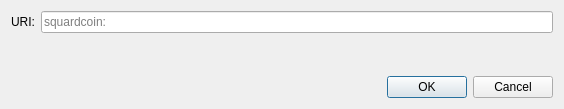
<?xml version="1.0" encoding="UTF-8"?>
<ui version="4.0">
 <class>OpenURIDialog</class>
 <widget class="QDialog" name="OpenURIDialog">
  <property name="geometry">
   <rect>
    <x>0</x>
    <y>0</y>
    <width>564</width>
    <height>109</height>
   </rect>
  </property>
  <property name="windowTitle">
   <string>Open URI</string>
  </property>
  <layout class="QVBoxLayout" name="verticalLayout">
   <item>
    <layout class="QHBoxLayout" name="horizontalLayout">
     <item>
      <widget class="QLabel" name="label">
       <property name="text">
        <string>URI:</string>
       </property>
      </widget>
     </item>
     <item>
      <widget class="QValidatedLineEdit" name="uriEdit">
       <property name="placeholderText">
        <string notr="true">squardcoin:</string>
       </property>
      </widget>
     </item>
    </layout>
   </item>
   <item>
    <spacer name="verticalSpacer">
     <property name="orientation">
      <enum>Qt::Vertical</enum>
     </property>
     <property name="sizeHint" stdset="0">
      <size>
       <width>20</width>
       <height>40</height>
      </size>
     </property>
    </spacer>
   </item>
   <item>
    <widget class="QDialogButtonBox" name="buttonBox">
     <property name="orientation">
      <enum>Qt::Horizontal</enum>
     </property>
     <property name="standardButtons">
      <set>QDialogButtonBox::Cancel|QDialogButtonBox::Ok</set>
     </property>
    </widget>
   </item>
  </layout>
 </widget>
 <customwidgets>
  <customwidget>
   <class>QValidatedLineEdit</class>
   <extends>QLineEdit</extends>
   <header>qt/qvalidatedlineedit.h</header>
  </customwidget>
 </customwidgets>
 <resources/>
 <connections>
  <connection>
   <sender>buttonBox</sender>
   <signal>accepted()</signal>
   <receiver>OpenURIDialog</receiver>
   <slot>accept()</slot>
   <hints>
    <hint type="sourcelabel">
     <x>248</x>
     <y>254</y>
    </hint>
    <hint type="destinationlabel">
     <x>157</x>
     <y>274</y>
    </hint>
   </hints>
  </connection>
  <connection>
   <sender>buttonBox</sender>
   <signal>rejected()</signal>
   <receiver>OpenURIDialog</receiver>
   <slot>reject()</slot>
   <hints>
    <hint type="sourcelabel">
     <x>316</x>
     <y>260</y>
    </hint>
    <hint type="destinationlabel">
     <x>286</x>
     <y>274</y>
    </hint>
   </hints>
  </connection>
 </connections>
</ui>
